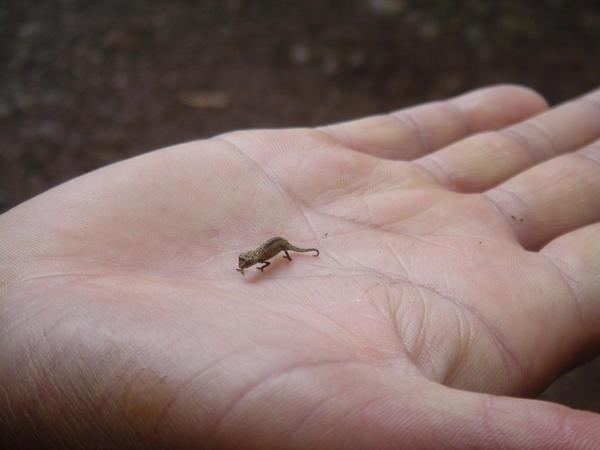
#> input picture images/397300-The-world-s-smallest-chameleon-Montagne-d-Ambre-1.jpg, 600 x 450 px
$ python colorspace.py images/397300-The-world-s-smallest-chameleon-Montagne-d-Ambre-1.jpg   (Python 2 division)   (older library calls are emulated)
#> lines starting #> are read from the running program, lines starting #| are printed output that depends on the picture
#!/usr/bin/env python
""" Return the most useful 2-dimensional representation of an image
Written by Jeremy Martin

Usage options:
    -h --help Print this help message

Example:
    colorspace.py imagefile
"""
import sys
import getopt
from numpy import *
from PIL import Image
from PIL import ImageEnhance
import matplotlib.image as mpimg
import matplotlib.pyplot as plt
import skimage.color as color
from skimage.feature import match_template

class Usage(Exception):
    def __init__(self,msg):
        self.msg = msg;


#Function to take the given template and match it (from skimage)
def test(image, template):
    result = match_template(image, template)
    ij = unravel_index(argmax(result), result.shape)
    x, y = ij[::-1]
    return y,x

def colorspace(image):
    pil_im = Image.open(image)
    enhancer = ImageEnhance.Contrast(pil_im)
    im_enh = enhancer.enhance(2)
    #Conversions to separate color spaces
    rgb = mpimg.pil_to_array(pil_im)
    hsv = color.rgb2hsv(rgb)
    xyz = color.rgb2xyz(rgb)
    grey = color.rgb2grey(rgb)
    cie = color.rgb2rgbcie(rgb)
    enh = mpimg.pil_to_array(im_enh)

    r,c = rgb[:,:,0].shape
    #Slicing of arrays to get each 2-dimensional matrix
    #(z-slice produces an error, still not fixed)
    names = [ 'red', 'green', 'blue',
              'Hue', 'Saturation', 'Valuse',
              'Gray',
              'Enhanced Red', 'Enhanced Green', 'Enhanced Blue',
              'CIE[1]', 'CIE[2]', 'CIE[3]',
              'X', 'Y', 'Z']
    slices = [rgb[:,:,0], rgb[:,:,1], rgb[:,:,2],
              hsv[:,:,0], hsv[:,:,1], hsv[:,:,2],
              grey,
              enh[:,:,0], enh[:,:,1], enh[:,:,2],
              cie[:,:,0], cie[:,:,1], cie[:,:,2],
              xyz[:,:,0], xyz[:,:,1]]#, xyz[:,:,2]]
    #Reference to where the templates should be matched to
    dist_compare = [[int(r*3/40),int(r*12/40),
                     int(c*6/40),int(c*19/40)],
                    [int(r*3/40),int(r*7/40),
                     int(c*18/40),int(c*22/40)],
                    [int(r*4/40),int(r*9/40),
                     int(c*24/40),int(c*35/40)],
                    [int(r*9/40),int(r*12/40),
                     int(c*33/40),int(c*35/40)],
                    [int(r*19/40),int(r*23/40),
                     int(c*12/40),int(c*17/40)],
                    [int(r*18/40),int(r*25/40),
                     int(c*22/40),int(c*27/40)],
                    [int(r*16/40),int(r*20/40),
                     int(c*35/40),int(c*39/40)],
                    [int(r*28/40),int(r*38/40),
                     int(c*4/40),int(c*19/40)],
                    [int(r*25/40),int(r*32/40),
                     int(c*31/40),int(c*37/40)],
                    [int(r*34/40),int(r*38/40),
                     int(c*25/40),int(c*31/40)]]
    slice_count = 0
    errors = []
    fig = plt.figure()
    while slice_count < len(slices):
        temp_count = 0
        err_dist = 0
        curr_im = slices[slice_count]
        #Test templates of the current image
        templates = [curr_im[int(r*3/40):int(r*12/40),
                             int(c*6/40):int(c*19/40)],
                     curr_im[int(r*3/40):int(r*7/40),
                             int(c*18/40):int(c*22/40)],
                     curr_im[int(r*4/40):int(r*9/40),
                             int(c*24/40):int(c*35/40)],
                     curr_im[int(r*9/40):int(r*12/40),
                             int(c*33/40):int(c*35/40)],
                     curr_im[int(r*19/40):int(r*23/40),
                             int(c*12/40):int(c*17/40)],
                     curr_im[int(r*18/40):int(r*25/40),
                             int(c*22/40):int(c*27/40)],
                     curr_im[int(r*16/40):int(r*20/40),
                             int(c*35/40):int(c*39/40)],
                     curr_im[int(r*28/40):int(r*38/40),
                             int(c*4/40):int(c*19/40)],
                     curr_im[int(r*25/40):int(r*32/40),
                             int(c*31/40):int(c*37/40)],
                     curr_im[int(r*34/40):int(r*38/40),
                             int(c*25/40):int(c*31/40)]]
        ##TODO show image here
        ax = fig.add_subplot(3,5,slice_count,title=names[slice_count])
        ax.set_axis_off()
        ax.imshow(slices[slice_count], origin='lower')
        while temp_count < len(templates):
            row,col = test(slices[slice_count],templates[temp_count])
            #Total errors in current image
            err_dist += sqrt((row-dist_compare[temp_count][0])**2+
                             (col-dist_compare[temp_count][2])**2)
            temp_count += 1
        ax.set_xlabel(err_dist)
        errors.append(err_dist)
        slice_count += 1
    fig.show();
    raw_input("Press Enter to continue...")
    #Least defaults to first slice
    least_item = errors[0]
    least_ind = 0
    for index,item in enumerate(errors):
        if item < least_item:
            least_item = item
            least_ind = index
    return slices[least_ind]

def main(argv=None):
    dirname='./images'
    if argv is None:
        argv = sys.argv
    try:
        try:
            opts, args = getopt.getopt(argv[1:], 'h:d', ['help','dir='])
        except getopt.error, msg:
            raise Usage(msg)
        for opt, arg in opts:
            if opt in ('-h', '--help'):
                print __doc__
                sys.exit(0)
        print args
        imagefile = args[-0]
        return colorspace(imagefile)
#> in colorspace, pil_im is the input picture: PIL image 600x450 RGB; mean R, G, B 129.3, 107.4, 103.4
#> in colorspace, `im_enh = enhancer.enhance(2)`:
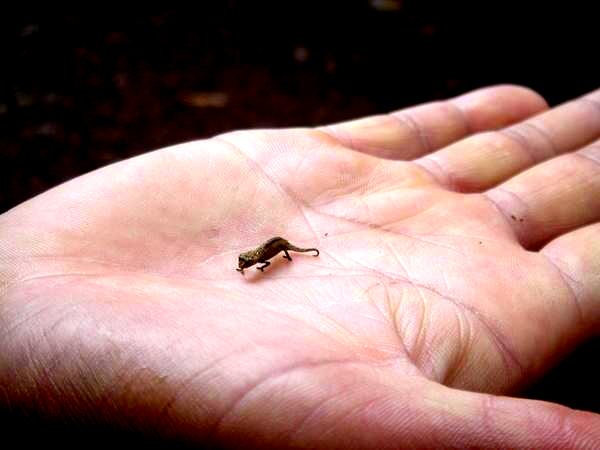
#> im_enh: PIL image 600x450 RGB; mean R, G, B 145.7, 111.4, 106.4
#> in colorspace, `hsv = color.rgb2hsv(rgb)`: hsv: shape (450, 600, 3) float64; mean of channels 0, 1, 2 0.208, 0.231, 0.507
#> in colorspace, `xyz = color.rgb2xyz(rgb)`: xyz: shape (450, 600, 3) float64; mean of channels 0, 1, 2 0.219, 0.213, 0.204
#> in colorspace, `grey = color.rgb2grey(rgb)`:
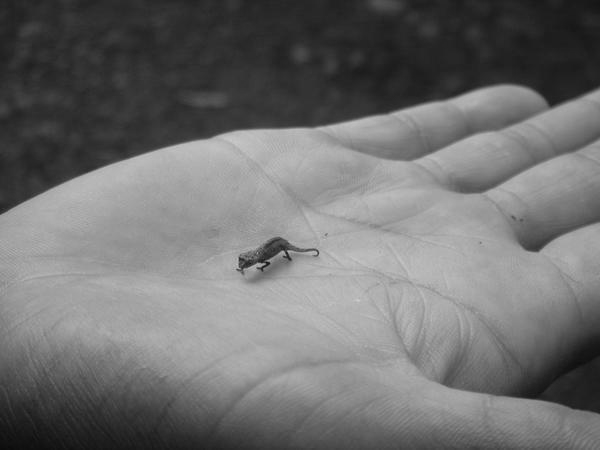
#> grey: shape (450, 600) float64; min 0.0439, max 0.804, mean 0.438
#> in colorspace, `cie = color.rgb2rgbcie(rgb)`:
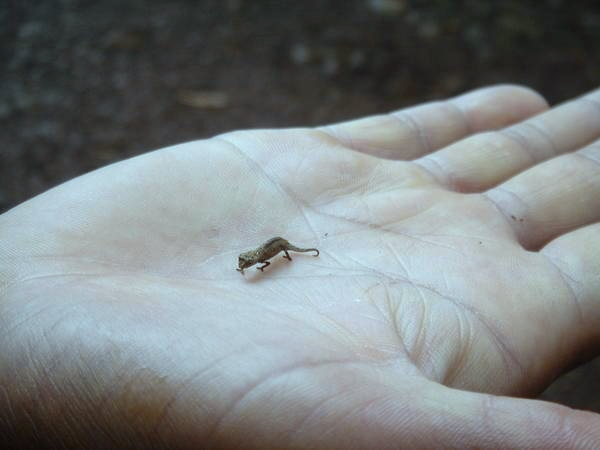
#> cie: shape (450, 600, 3) float64; mean R, G, B 0.0747, 0.0782, 0.0788; drawn with min black and max white
#> in colorspace, `curr_im = slices[slice_count]`:
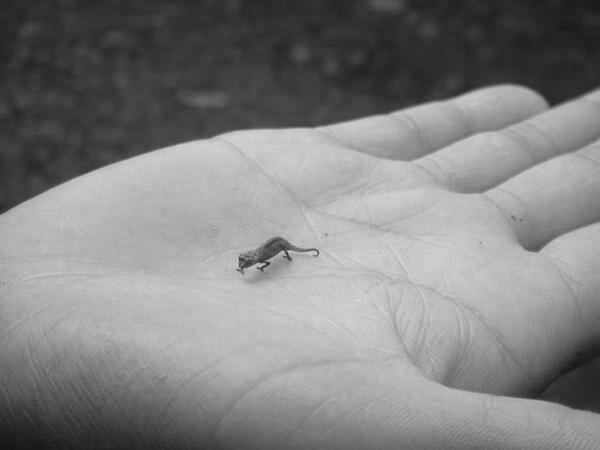
#> curr_im: shape (450, 600); min 20, max 224, mean 129.3

    except Usage, err:
        print >>sys.stderr, err.msg
        print >>sys.stderr, "for help use --help"
        return 2

if __name__ == "__main__":
#> (the run stopped early here; a loop or call above may not have finished)

$ run again, on images/chameleon1.jpg
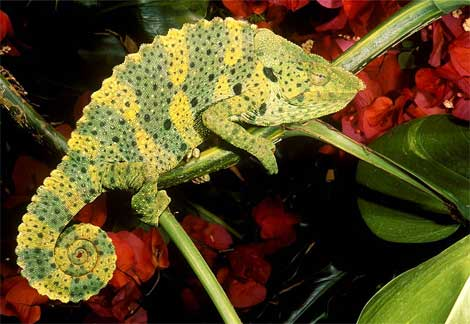
#> input picture images/chameleon1.jpg, 470 x 324 px
#> in colorspace, pil_im is the input picture: PIL image 470x324 RGB; mean R, G, B 87.9, 73.3, 34.3
#> in colorspace, `im_enh = enhancer.enhance(2)`:
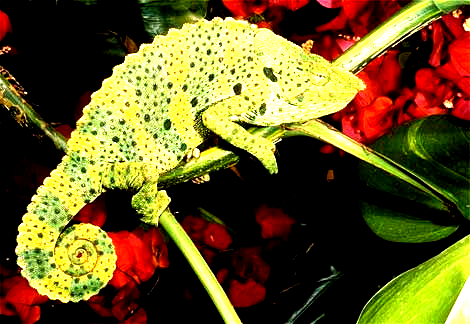
#> im_enh: PIL image 470x324 RGB; mean R, G, B 105.6, 88.3, 35.3
#> hsv: shape (324, 470, 3) float64; mean of channels 0, 1, 2 0.181, 0.647, 0.361
#> xyz: shape (324, 470, 3) float64; mean of channels 0, 1, 2 0.146, 0.161, 0.0621
#> in colorspace, `curr_im = slices[slice_count]`:
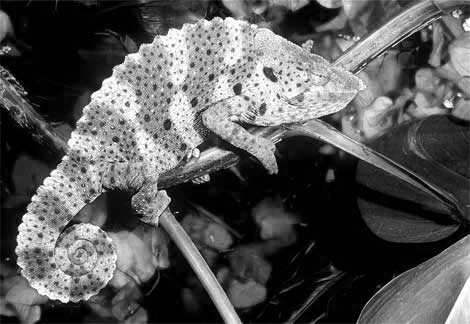
#> curr_im: shape (324, 470); min 0, max 255, mean 87.9

$ run again, on images/chameleon3.jpg
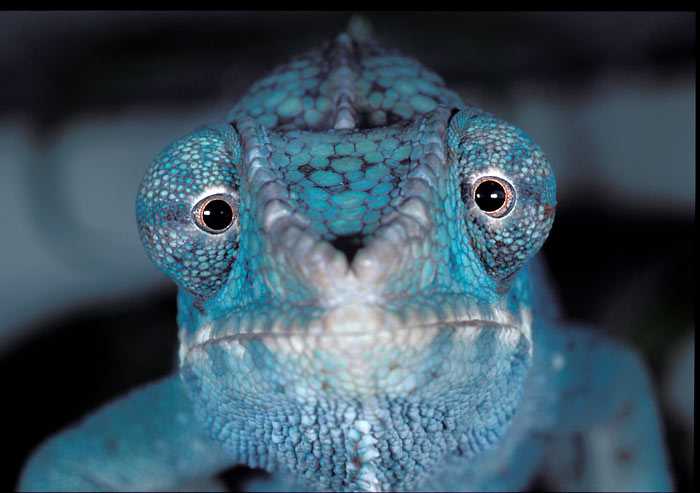
#> input picture images/chameleon3.jpg, 700 x 493 px
#> in colorspace, pil_im is the input picture: PIL image 700x493 RGB; mean R, G, B 59.5, 81.8, 95.5
#> in colorspace, `im_enh = enhancer.enhance(2)`:
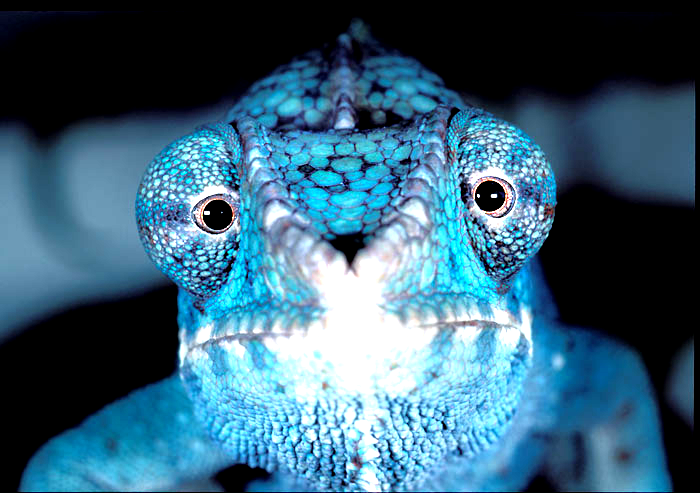
#> im_enh: PIL image 700x493 RGB; mean R, G, B 57, 98.7, 120.6
#> hsv: shape (493, 700, 3) float64; mean of channels 0, 1, 2 0.549, 0.343, 0.375
#> xyz: shape (493, 700, 3) float64; mean of channels 0, 1, 2 0.112, 0.126, 0.189
#> in colorspace, `curr_im = slices[slice_count]`:
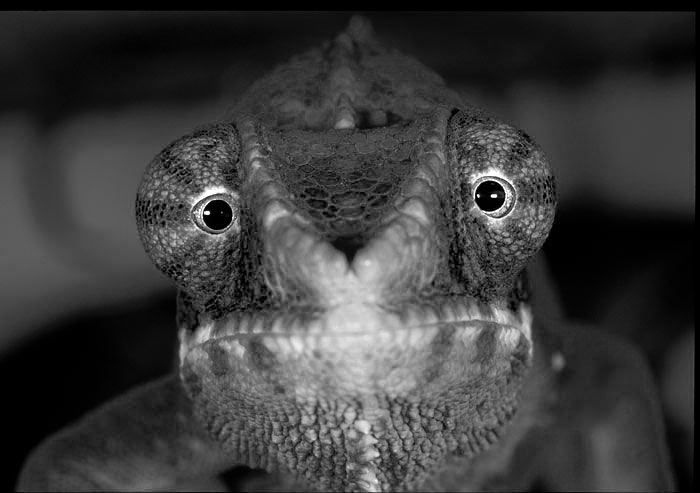
#> curr_im: shape (493, 700); min 0, max 255, mean 59.5
